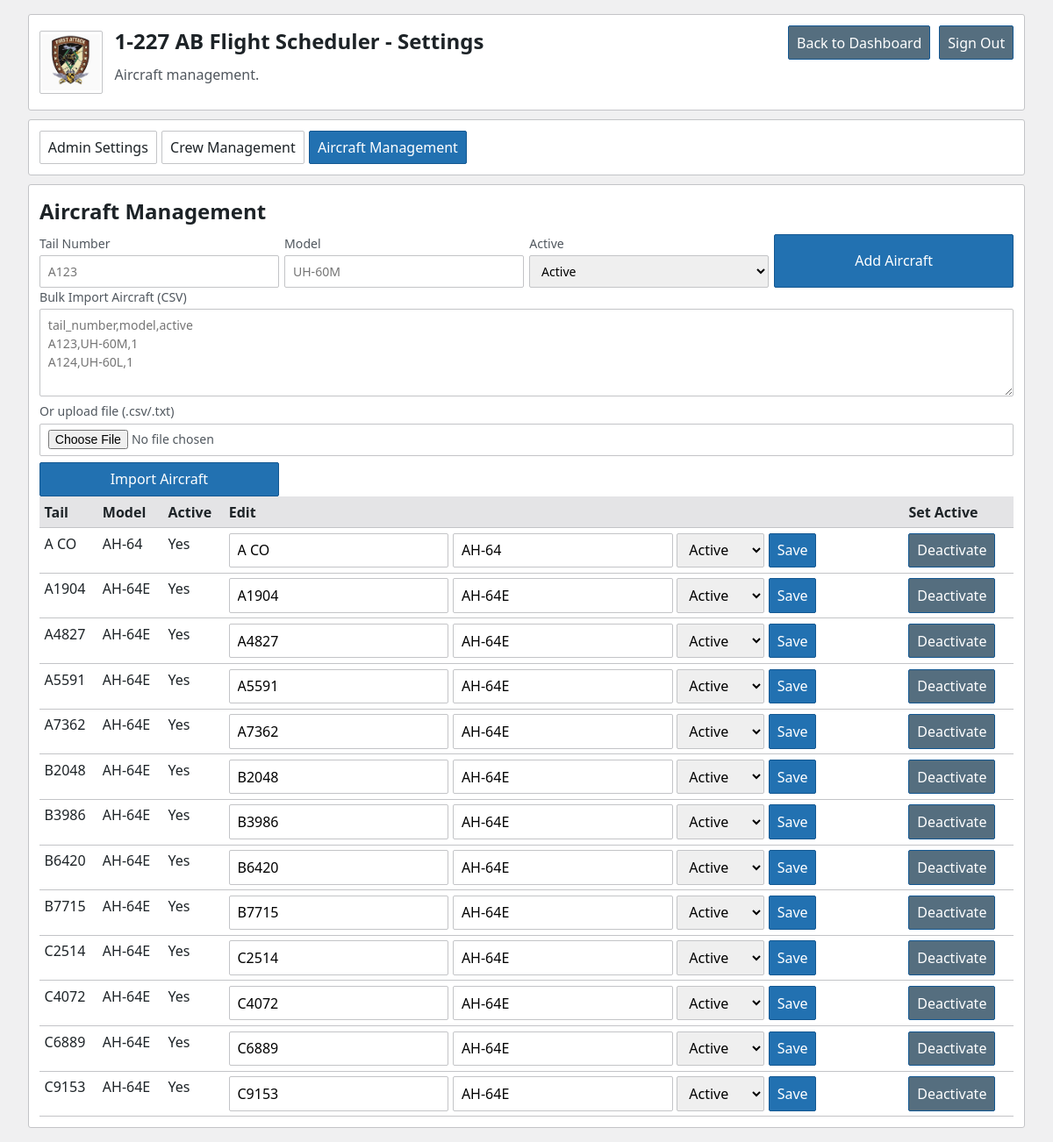
Page /settings/aircraft (signed in) on the committed database.
### tables this page shows
CREATE TABLE aircraft (
                id INTEGER PRIMARY KEY AUTOINCREMENT,
                tail_number TEXT NOT NULL UNIQUE,
                model TEXT DEFAULT '',
                active INTEGER NOT NULL DEFAULT 1
            );

### app.py (the view)
@app.get("/settings/aircraft")
@login_required
@role_required("admin")
def settings_aircraft_page():
    with db_conn() as conn:
        aircraft = conn.execute(
            "SELECT id, tail_number, model, active FROM aircraft ORDER BY tail_number"
        ).fetchall()
    return render_template(
        "settings_aircraft.html",
        aircraft=aircraft,
        ui_theme=get_app_setting("ui_theme", "light"),
    )

### app.py (called while the page is built)
def db_conn():
    conn = sqlite3.connect(DB_PATH)
    conn.row_factory = sqlite3.Row
    return conn

def current_user():
    uid = session.get("user_id")
    if not uid:
        return None
    with db_conn() as conn:
        return conn.execute(
            "SELECT id, username, role, active FROM users WHERE id = ?",
            (uid,),
        ).fetchone()

def get_app_setting(key: str, default: str = "") -> str:
    with db_conn() as conn:
        row = conn.execute("SELECT value FROM app_settings WHERE key = ?", (key,)).fetchone()
    return row["value"] if row else default

def has_role(user, *roles):
    return bool(user and user["active"] and (user["role"] in roles or user["role"] == "admin"))

def login_required(fn):
    @wraps(fn)
    def wrapper(*args, **kwargs):
        user = current_user()
        if not user:
            return redirect(url_for("login"))
        if not user["active"]:
            session.clear()
            return redirect(url_for("login", error="Account is inactive"))
        return fn(*args, **kwargs)
    return wrapper

def role_required(*roles):
    def decorator(fn):
        @wraps(fn)
        def wrapper(*args, **kwargs):
            user = current_user()
            if not has_role(user, *roles):
                return redirect(url_for("index"))
            return fn(*args, **kwargs)
        return wrapper
    return decorator

@app.context_processor
def inject_user():
    return {"auth_user": current_user(), "ui_theme": get_app_setting("ui_theme", "light")}

### templates/settings_aircraft.html (shortened to what this page needs)
<!DOCTYPE html>
<html lang="en" data-theme="{{ ui_theme }}">
  <head>
    <link rel="stylesheet" href="{{ url_for('static', filename='styles.css') }}" />
  </head>
  <body>
    <main class="layout">
      <section class="card topbar">
        <div class="brand">
          <img src="{{ url_for('static', filename='brand-logo.png') }}" alt="1-227 AB crest" class="brand-logo" />
          <div>
            <h1>1-227 AB Flight Scheduler - Settings</h1>
            <p class="subtle">Aircraft management.</p>
          </div>
        </div>
        <div class="user-tools">
          <a class="button secondary" href="/">Back to Dashboard</a>
          <form method="POST" action="/logout">
            <button type="submit" class="secondary">Sign Out</button>
          </form>
        </div>
      </section>
      <section class="card">
        <nav class="settings-menu">
          <a href="/settings/admin">Admin Settings</a>
          <a href="/settings/crew">Crew Management</a>
          <a class="active" href="/settings/aircraft">Aircraft Management</a>
        </nav>
      </section>
      <section class="card">
        <h2>Aircraft Management</h2>
        <form method="POST" action="/settings/aircraft" class="grid">
          <label>Tail Number<input name="tail_number" placeholder="A123" required /></label>
          <label>Model<input name="model" placeholder="UH-60M" /></label>
          <label>
            Active
            <select name="active" required>
              <option value="1">Active</option>
            </select>
          </label>
          <button type="submit">Add Aircraft</button>
        </form>
        <form method="POST" action="/settings/aircraft/import" enctype="multipart/form-data" class="grid">
          <label class="full">
            Bulk Import Aircraft (CSV)
            <textarea
              name="aircraft_import_text"
              rows="4"
              placeholder="tail_number,model,active&#10;A123,UH-60M,1&#10;A124,UH-60L,1"
            ></textarea>
          </label>
          <label class="full">
            Or upload file (.csv/.txt)
            <input type="file" name="aircraft_import_file" accept=".csv,.txt" />
          </label>
          <button type="submit">Import Aircraft</button>
        </form>
        <div class="table-wrap">
          <table>
            <thead>
              <tr>
                <th>Tail</th>
                <th>Model</th>
                <th>Active</th>
                <th>Edit</th>
                <th>Set Active</th>
              </tr>
            </thead>
            <tbody>
              {% for craft in aircraft %}
              <tr>
                <td>{{ craft.tail_number }}</td>
                <td>{{ craft.model }}</td>
                <td>{{ "Yes" if craft.active else "No" }}</td>
                <td>
                  <form method="POST" action="/settings/aircraft/{{ craft.id }}/update" class="inline">
                    <input name="tail_number" value="{{ craft.tail_number }}" required />
                    <input name="model" value="{{ craft.model }}" placeholder="Model" />
                    <select name="active">
                      <option value="1" {% if craft.active %}selected{% endif %}>Active</option>
                    </select>
                    <button type="submit">Save</button>
                  </form>
                </td>
                <td>
                  <form method="POST" action="/settings/aircraft/{{ craft.id }}/active" class="inline">
                    <button type="submit" class="secondary">{{ "Deactivate" if craft.active else "Activate" }}</button>
                  </form>
                </td>
              </tr>
              {% endfor %}
            </tbody>
          </table>
        </div>
      </section>
    </main>
  </body>
</html>

### static/styles.css (style rules this page uses)
:root { --bg: #f0f0f1; --card: #ffffff; --text: #1d2327; --muted: #50575e; --accent: #2271b1; --line: #c3c4c7; --danger: #b32d2e; --layout-max: 1320px; --font-base: 16px; --touch-target: 44px; }
* { box-sizing: border-box; }
body { margin: 0; font-family: "Avenir Next", "Segoe UI", sans-serif; font-size: var(--font-base); line-height: 1.5; background: var(--bg); color: var(--text); }
.layout { width: min(100%, var(--layout-max)); margin: 0 auto; padding: 0.85rem 1.5rem; display: grid; gap: 0.65rem; }
.card { background: var(--card); border: 1px solid var(--line); border-radius: 3px; padding: 0.75rem; box-shadow: none; }
.topbar { display: flex; justify-content: space-between; align-items: flex-start; gap: 1rem; }
.brand { display: flex; align-items: center; gap: 0.85rem; }
.brand-logo { width: 72px; height: 72px; object-fit: contain; border-radius: 2px; border: 1px solid var(--line); background: var(--card); padding: 0.1rem; }
.user-tools { display: flex; gap: 0.65rem; align-items: center; flex-wrap: wrap; }
h1, h2, h3 { margin: 0 0 0.5rem; }
.subtle { margin-top: 0; color: var(--muted); }
label { display: grid; gap: 0.2rem; color: var(--muted); font-size: 0.88rem; }
input, textarea, select, button, .button { border-radius: 2px; border: 1px solid var(--line); padding: 0.42rem 0.55rem; font: inherit; }
textarea { resize: vertical; }
button, .button { cursor: pointer; background: var(--accent); color: #fff; text-decoration: none; border: 1px solid #145892; display: inline-flex; align-items: center; justify-content: center; min-height: 38px; white-space: nowrap; }
button.secondary, .button.secondary { background: #556e7f; }
.inline { display: flex; gap: 0.3rem; flex-wrap: wrap; }
.grid { display: grid; grid-template-columns: repeat(auto-fit, minmax(220px, 1fr)); gap: 0.4rem; }
.full { grid-column: 1 / -1; }
.table-wrap { overflow-x: auto; -webkit-overflow-scrolling: touch; position: relative; }
.table-wrap::after { content: ""; position: absolute; top: 0; right: 0; bottom: 0; width: 30px; background: linear-gradient(to left, var(--card), transparent); pointer-events: none; opacity: 0; transition: opacity 0.3s ease; }
table { width: 100%; border-collapse: collapse; }
th, td { border-bottom: 1px solid var(--line); padding: 0.35rem 0.35rem; text-align: left; vertical-align: top; }
th { background: color-mix(in srgb, var(--line) 45%, var(--card)); font-weight: 600; }
.settings-menu { display: flex; flex-wrap: wrap; gap: 0.35rem; }
.settings-menu a { text-decoration: none; color: var(--text); border: 1px solid var(--line); padding: 0.35rem 0.55rem; border-radius: 2px; background: var(--card); }
.settings-menu a.active { background: var(--accent); color: #fff; border-color: #145892; }
@media (min-width: 1101px) { :root { --layout-max: 1320px; } }
@media (min-width: 1101px) { .layout { padding: 1rem 2rem; } }

### rows in the picture
aircraft: tail_number "A CO", model "AH-64", active "Yes", active "Active", active "Deactivate"
aircraft: tail_number "A1904", model "AH-64E", active "Yes", active "Active", active "Deactivate"
aircraft: tail_number "A4827", model "AH-64E", active "Yes", active "Active", active "Deactivate"
aircraft: tail_number "A5591", model "AH-64E", active "Yes", active "Active", active "Deactivate"
aircraft: tail_number "A7362", model "AH-64E", active "Yes", active "Active", active "Deactivate"
aircraft: tail_number "B2048", model "AH-64E", active "Yes", active "Active", active "Deactivate"
aircraft: tail_number "B3986", model "AH-64E", active "Yes", active "Active", active "Deactivate"
aircraft: tail_number "B6420", model "AH-64E", active "Yes", active "Active", active "Deactivate"
aircraft: tail_number "B7715", model "AH-64E", active "Yes", active "Active", active "Deactivate"
aircraft: tail_number "C2514", model "AH-64E", active "Yes", active "Active", active "Deactivate"
aircraft: tail_number "C4072", model "AH-64E", active "Yes", active "Active", active "Deactivate"
aircraft: tail_number "C6889", model "AH-64E", active "Yes", active "Active", active "Deactivate"
aircraft: tail_number "C9153", model "AH-64E", active "Yes", active "Active", active "Deactivate"
